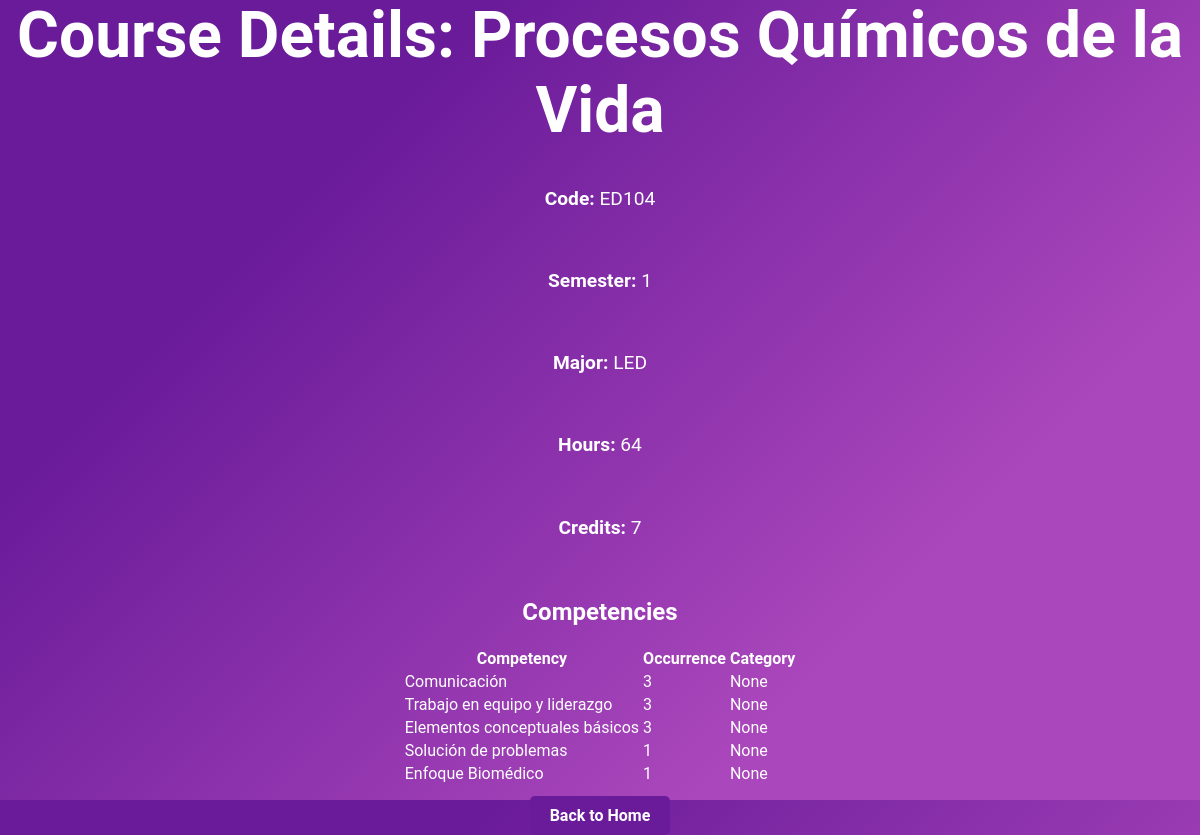
/courses/2/, run on the app's committed database.
### courses/models.py (models this page shows, shortened)
class Course(models.Model):
    code = models.CharField(max_length=10)
    name = models.CharField(max_length=255)
    hours = models.IntegerField()
    credits = models.IntegerField()
    semester = models.CharField(max_length=20)
    major = models.CharField(max_length=255)
    competencies = models.ManyToManyField(Competency, through='CourseCompetency')

class CourseCompetency(models.Model):
    course = models.ForeignKey(Course, on_delete=models.CASCADE)
    competency = models.ForeignKey(Competency, on_delete=models.CASCADE)
    occurrence = models.IntegerField(default=1)

class Competency(models.Model):
    CATEGORY_CHOICES = [
        ('basic', 'Basic'),
        ('professional', 'Professional'),
        ('specific', 'Specific'),
    ]
    name = models.CharField(max_length=255)
    description = models.TextField(blank=True, null=True)
    category = models.CharField(max_length=20, choices=CATEGORY_CHOICES, blank=True, null=True)

### courses/views.py (the view)
# urls.py: path('<int:course_id>/', views.course_detail, name='course_detail'),
def course_detail(request, course_id):
    course = get_object_or_404(Course, id=course_id)
    competencies = CourseCompetency.objects.filter(course=course)
    return render(request, 'courses/course_detail.html', {'course': course, 'competencies': competencies})

### courses/templates/courses/course_detail.html (shortened to what this page needs)
<!DOCTYPE html>
<html>
<head>
    {% load static %}
    <link rel="stylesheet" type="text/css" href="{% static 'courses/css/home.css' %}">
</head>
<body>
    <h1>Course Details: {{ course.name }}</h1>
    <p><strong>Code:</strong> {{ course.code }}</p>
    <p><strong>Semester:</strong> {{ course.semester }}</p>
    <p><strong>Major:</strong> {{ course.major }}</p>
    <p><strong>Hours:</strong> {{ course.hours }}</p>
    <p><strong>Credits:</strong> {{ course.credits }}</p>
    <h2>Competencies</h2>
    <table>
        <tr>
            <th>Competency</th>
            <th>Occurrence</th>
            <th>Category</th>
        </tr>
        {% for course_competency in competencies %}
        <tr>
            <td>{{ course_competency.competency.name }}</td>
            <td>{{ course_competency.occurrence }}</td>
            <td>{{ course_competency.competency.category }}</td>
        </tr>
        {% empty %}
        <tr>
            <td colspan="3">No competencies</td>
        </tr>
        {% endfor %}
    </table>
    <a href="{% url 'home' %}" class="button">Back to Home</a>
</body>
</html>

### courses/static/courses/css/home.css (style rules this page uses)
body { font-family: 'Roboto', sans-serif; background-color: #f0f0f0; margin: 0; padding: 0; display: flex; flex-direction: column; justify-content: center; align-items: center; height: 100vh; background: linear-gradient(135deg, #6a1b9a 25%, #ab47bc 75%); color: #fff; transition: opacity 0.5s ease-out; }
h1 { color: #fff; text-align: center; font-size: 4em; margin-bottom: 20px; animation: fadeInDown 2s ease-in-out; }
p { font-size: 1.2em; text-align: center; margin-bottom: 40px; animation: fadeIn 3s ease-in-out; }
a { text-decoration: none; color: #fff; font-weight: bold; display: flex; align-items: center; }
.button { display: inline-block; padding: 10px 20px; margin: 10px; background-color: #6a1b9a; color: #fff; text-align: center; text-decoration: none; border-radius: 5px; transition: background-color 0.3s, transform 0.3s; }

### data on the page
Course: code "ED104", semester "1", major "LED", hours "64", credits "7"
CourseCompetency: competency.name "Comunicación", occurrence "3", competency.category "None"
CourseCompetency: competency.name "Trabajo en equipo y liderazgo", occurrence "3", competency.category "None"
CourseCompetency: competency.name "Elementos conceptuales básicos", occurrence "3", competency.category "None"
CourseCompetency: competency.name "Solución de problemas", occurrence "1", competency.category "None"
CourseCompetency: competency.name "Enfoque Biomédico", occurrence "1", competency.category "None"
